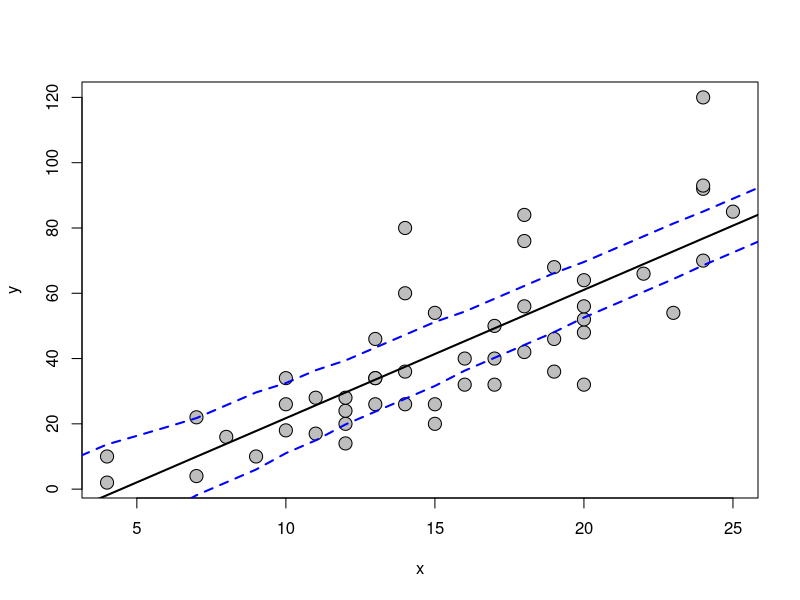

The R source for this figure:
reg.conf.intervals <- function(x, y) {
  n <- length(y) # Find length of y to use as sample size
  lm.model <- lm(y ~ x) # Fit linear model
  
  # Extract fitted coefficients from model object
  b0 <- lm.model$coefficients[1]
  b1 <- lm.model$coefficients[2]
  b2 <- lm.model$coefficients[3]
  b3 <- lm.model$coefficients[4]
  b4 <- lm.model$coefficients[5]
  b5 <- lm.model$coefficients[6]
  b6 <- lm.model$coefficients[7]
  b7 <- lm.model$coefficients[8]
  
  # Find SSE and MSE
  sse <- sum((y - lm.model$fitted.values)^2)
  mse <- sse / (n - 2)
  
  t.val <- qt(0.975, n - 2) # Calculate critical t-value
  
  # Fit linear model with extracted coefficients
  x_new <- 1:max(x)
  y.fit <- b1 * x_new + b0
  
  # Find the standard error of the regression line
  se <- sqrt(sum((y - y.fit)^2) / (n - 2)) * sqrt(1 / n + (x - mean(x))^2 / sum((x - mean(x))^2))
  
  # Fit a new linear model that extends past the given data points (for plotting)
  x_new2 <- 1:max(x + 100)
  y.fit2 <- b1 * x_new2 + b0
  
  # Warnings of mismatched lengths are suppressed
  slope.upper <- suppressWarnings(y.fit2 + t.val * se)
  slope.lower <- suppressWarnings(y.fit2 - t.val * se)
  
  # Collect the computed confidence bands into a data.frame and name the colums
  bands <- data.frame(cbind(slope.lower, slope.upper))
  colnames(bands) <- c('Lower Confidence Band', 'Upper Confidence Band')
  
  # Plot the fitted linear regression line and the computed confidence bands
  plot(x, y, cex = 1.75, pch = 21, bg = 'gray')
  lines(y.fit2, col = 'black', lwd = 2)
  lines(bands[1], col = 'blue', lty = 2, lwd = 2)
  lines(bands[2], col = 'blue', lty = 2, lwd = 2)
  
  return(bands)
}

conf.intervals <- reg.conf.intervals(cars$speed, cars$dist)